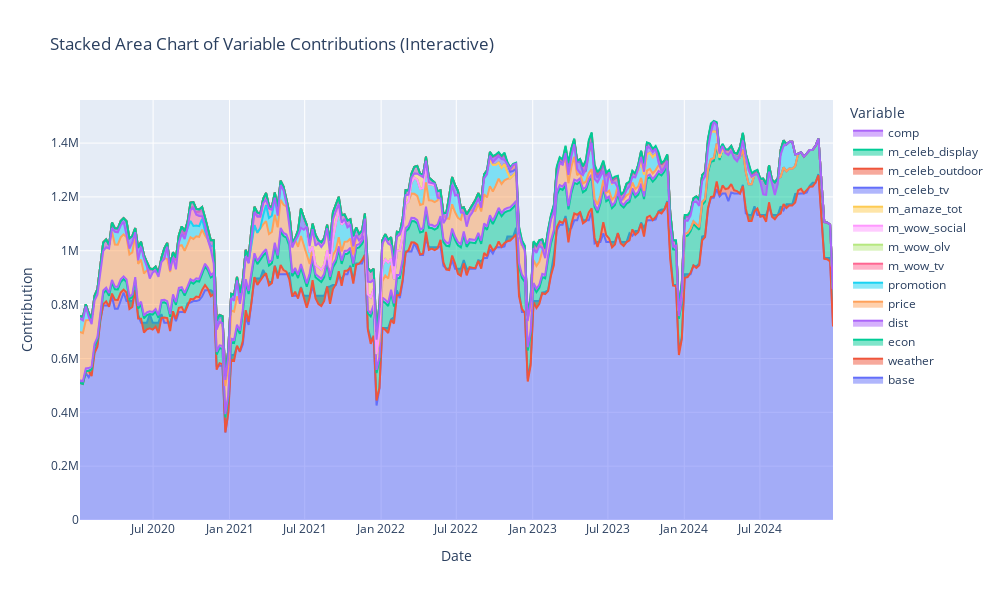

Notebook source saved alongside this figure:
### Code cell
# Interactive stacked area chart of all variables in df_decomp_vol except model, model_og, diff using plotly
import plotly.graph_objects as go
exclude_cols = ['model', 'model_og', 'diff']
area_cols = [col for col in df_decomp_vol.columns if col not in exclude_cols]
fig = go.Figure()
for col in area_cols:
    fig.add_trace(go.Scatter(x=df_decomp_vol.index, y=df_decomp_vol[col], mode='lines', stackgroup='one', name=col))
fig.update_layout(title='Stacked Area Chart of Variable Contributions (Interactive)',
                  xaxis_title='Date', yaxis_title='Contribution',
                  legend_title='Variable',
                  hovermode='x unified',
                  height=600, width=1000)
fig.show()

### Figure 1 — Plotly figure (JSON) as saved in the notebook; plotly's stock layout.template omitted (floating-point values rounded to 4 significant figures; data arrays with more than 128 entries replaced by an {"elided": "..."} marker saying what was removed)
{"data": [{"mode": "lines", "name": "base", "stackgroup": "one", "type": "scatter", "x": {"elided": "260 str values"}, "y": {"elided": "260 float values"}}, {"mode": "lines", "name": "weather", "stackgroup": "one", "type": "scatter", "x": {"elided": "260 str values"}, "y": {"elided": "260 float values"}}, {"mode": "lines", "name": "econ", "stackgroup": "one", "type": "scatter", "x": {"elided": "260 str values"}, "y": {"elided": "260 float values"}}, {"mode": "lines", "name": "dist", "stackgroup": "one", "type": "scatter", "x": {"elided": "260 str values"}, "y": {"elided": "260 float values"}}, {"mode": "lines", "name": "price", "stackgroup": "one", "type": "scatter", "x": {"elided": "260 str values"}, "y": {"elided": "260 float values"}}, {"mode": "lines", "name": "promotion", "stackgroup": "one", "type": "scatter", "x": {"elided": "260 str values"}, "y": {"elided": "260 float values"}}, {"mode": "lines", "name": "m_wow_tv", "stackgroup": "one", "type": "scatter", "x": {"elided": "260 str values"}, "y": {"elided": "260 float values"}}, {"mode": "lines", "name": "m_wow_olv", "stackgroup": "one", "type": "scatter", "x": {"elided": "260 str values"}, "y": {"elided": "260 float values"}}, {"mode": "lines", "name": "m_wow_social", "stackgroup": "one", "type": "scatter", "x": {"elided": "260 str values"}, "y": {"elided": "260 float values"}}, {"mode": "lines", "name": "m_amaze_tot", "stackgroup": "one", "type": "scatter", "x": {"elided": "260 str values"}, "y": {"elided": "260 float values"}}, {"mode": "lines", "name": "m_celeb_tv", "stackgroup": "one", "type": "scatter", "x": {"elided": "260 str values"}, "y": {"elided": "260 float values"}}, {"mode": "lines", "name": "m_celeb_outdoor", "stackgroup": "one", "type": "scatter", "x": {"elided": "260 str values"}, "y": {"elided": "260 float values"}}, {"mode": "lines", "name": "m_celeb_display", "stackgroup": "one", "type": "scatter", "x": {"elided": "260 str values"}, "y": {"elided": "260 float values"}}, {"mode": "lines", "name": "comp", "stackgroup": "one", "type": "scatter", "x": {"elided": "260 str values"}, "y": {"elided": "260 float values"}}], "layout": {"height": 600, "hovermode": "x unified", "legend": {"title": {"text": "Variable"}}, "title": {"text": "Stacked Area Chart of Variable Contributions (Interactive)"}, "width": 1000, "xaxis": {"title": {"text": "Date"}}, "yaxis": {"title": {"text": "Contribution"}}}}
